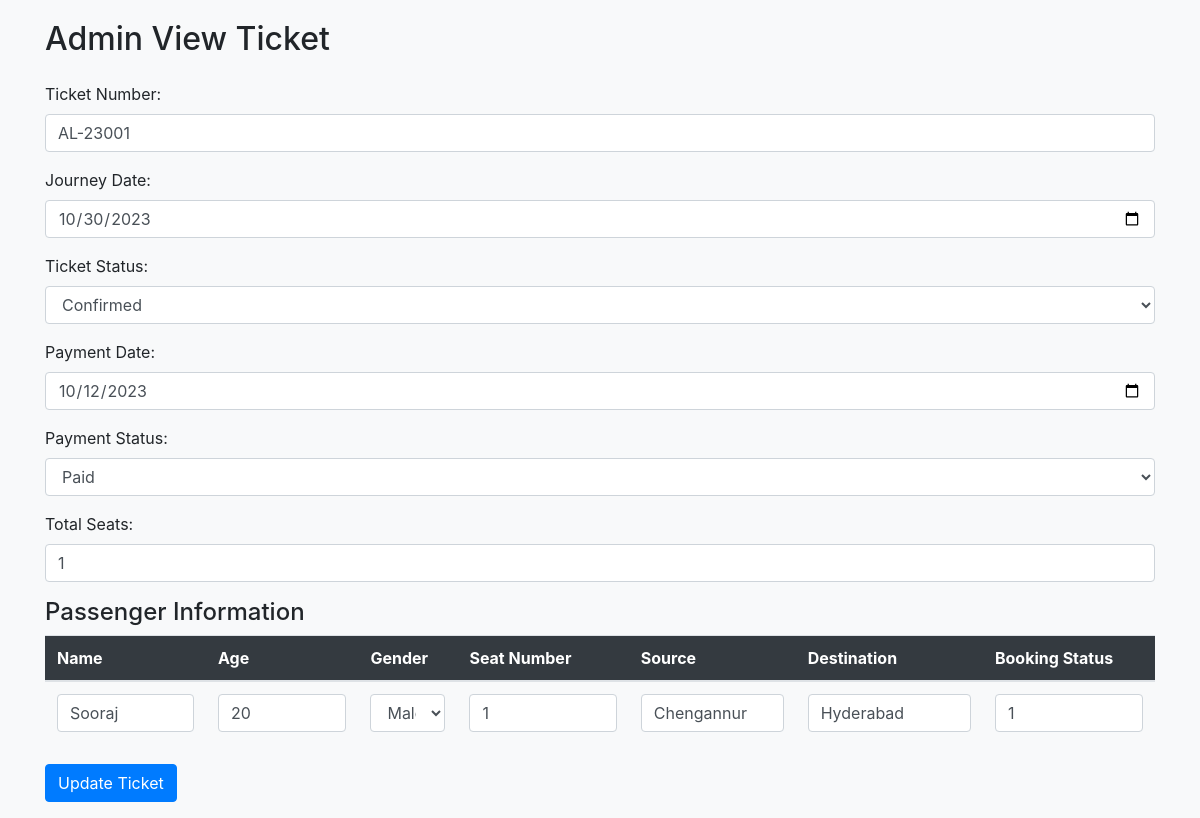
The page /admin_view_ticket.php?ticket_id=1 (signed in) on the database its author committed.
### tables this page shows
CREATE TABLE `tbl_ticket` (
  `Ticket_id` int(5) NOT NULL,
  `Customer_id` int(5) DEFAULT NULL,
  `Booking_master_id` int(5) DEFAULT NULL,
  `Payment_id` int(5) DEFAULT NULL,
  `Ticket_number` varchar(10) NOT NULL,
  `Journey_date` date NOT NULL,
  `Journey_stime` time NOT NULL,
  `Journey_etime` time NOT NULL,
  `Ticket_status` tinyint(1) NOT NULL
);

CREATE TABLE `tbl_payment` (
  `Payment_id` int(5) NOT NULL,
  `Booking_master_id` int(5) DEFAULT NULL,
  `Card_id` int(5) DEFAULT NULL,
  `Payment_date` date NOT NULL,
  `Refund_amount` decimal(5,0) NOT NULL,
  `Payment_status` tinyint(1) NOT NULL
);

CREATE TABLE `tbl_booking_master` (
  `Booking_master_id` int(5) NOT NULL,
  `Customer_id` int(5) DEFAULT NULL,
  `Bus_route_id` int(5) DEFAULT NULL,
  `Farestage_id` int(5) DEFAULT NULL,
  `Booking_date` date NOT NULL,
  `Total_fare` decimal(7,0) NOT NULL,
  `Distance` decimal(5,0) NOT NULL,
  `Total_seats` decimal(2,0) NOT NULL
);

CREATE TABLE `tbl_booking_child` (
  `Booking_child_id` int(5) NOT NULL,
  `Booking_master_id` int(5) DEFAULT NULL,
  `Passenger_name` varchar(20) NOT NULL,
  `Age` decimal(2,0) NOT NULL,
  `Gender` varchar(1) NOT NULL,
  `Seat_number` decimal(2,0) NOT NULL,
  `Sstop_no` decimal(2,0) NOT NULL,
  `Dstop_no` decimal(2,0) NOT NULL,
  `Source` varchar(20) NOT NULL,
  `Destination` varchar(20) NOT NULL,
  `Booking_status` tinyint(1) NOT NULL
);

### admin_view_ticket.php (the view, shortened to what this page needs)
<?php
include 'Dbconnect.php';
if (isset($_GET['ticket_id'])) {
    $ticket_id = $_GET['ticket_id'];
    $ticketDetailsSql = "SELECT t.*, p.Payment_date, p.Payment_status FROM tbl_ticket t
                        JOIN tbl_payment p ON t.Payment_id = p.Payment_id
                        WHERE t.Ticket_id = $ticket_id";
    $ticketDetailsResult = $conn->query($ticketDetailsSql);
    if ($ticketDetailsResult->num_rows > 0) {
        $ticketDetails = $ticketDetailsResult->fetch_assoc();
        $ticket_number = $ticketDetails['Ticket_number'];
        $journey_date = $ticketDetails['Journey_date'];
        $ticket_status = $ticketDetails['Ticket_status'];
        $payment_date = $ticketDetails['Payment_date'];
        $payment_status = $ticketDetails['Payment_status'];
        $booking_master_id = $ticketDetails['Booking_master_id'];
        $passengerDetailsSql = "SELECT * FROM tbl_booking_child WHERE Booking_master_id = $booking_master_id";
        $passengerDetailsResult = $conn->query($passengerDetailsSql);
        $bookingMasterDetailsSql = "SELECT Total_seats FROM tbl_booking_master WHERE Booking_master_id = $booking_master_id";
        $bookingMasterDetailsResult = $conn->query($bookingMasterDetailsSql);
        $bookingMasterDetails = $bookingMasterDetailsResult->fetch_assoc();
        $total_seats = $bookingMasterDetails['Total_seats'];
    } else {
        echo 'Ticket not found.';
        exit();
    }
} else {
    echo 'Ticket ID not provided.';
    exit();
}
?>
<!DOCTYPE html>
<html>
<head>
    <link rel="stylesheet" href="https://maxcdn.bootstrapcdn.com/bootstrap/4.5.2/css/bootstrap.min.css">
</head>
<body>
    <div class="container">
        <h2 class="mb-4">Admin View Ticket</h2>
        <form method="post">
            <div class="form-group">
                <label for="ticket_number">Ticket Number:</label>
                <input type="text" class="form-control" name="ticket_number" value="<?php echo $ticket_number; ?>">
            </div>
            <div class="form-group">
                <label for="journey_date">Journey Date:</label>
                <input type="date" class="form-control" name="journey_date" value="<?php echo $journey_date; ?>">
            </div>
            <div class="form-group">
                <label for="ticket_status">Ticket Status:</label>
                <select class="form-control status-dropdown" name="ticket_status">
                    <option value="1" <?php if ($ticket_status === '1') echo 'selected'; ?>>Confirmed</option>
                </select>
            </div>
            <div class="form-group">
                <label for="payment_date">Payment Date:</label>
                <input type="date" class="form-control" name="payment_date" value="<?php echo $payment_date; ?>">
            </div>
            <div class="form-group">
                <label for="payment_status">Payment Status:</label>
                <select class="form-control status-dropdown" name="payment_status">
                    <option value="1" <?php if ($payment_status === '1') echo 'selected'; ?>>Paid</option>
                </select>
            </div>
            <div class="form-group">
                <label for="total_seats">Total Seats:</label>
                <input type="number" class="form-control" name="total_seats" value="<?php echo $total_seats; ?>">
            </div>
            <div class="passenger-info">
                <h4>Passenger Information</h4>
                <table class="table passenger-table">
                    <thead>
                        <tr>
                            <th>Name</th>
                            <th>Age</th>
                            <th>Gender</th>
                            <th>Seat Number</th>
                            <th>Source</th>
                            <th>Destination</th>
                            <th>Booking Status</th>
                        </tr>
                    </thead>
                    <tbody>
                        <?php while ($passenger = $passengerDetailsResult->fetch_assoc()) { ?>
                            <tr>
                                <td><input type="text" class="form-control" name="passengers[<?php echo $passenger['Booking_child_id']; ?>][name]" value="<?php echo $passenger['Passenger_name']; ?>"></td>
                                <td><input type="number" class="form-control" name="passengers[<?php echo $passenger['Booking_child_id']; ?>][age]" value="<?php echo $passenger['Age']; ?>"></td>
                                <td>
                                    <select class="form-control" name="passengers[<?php echo $passenger['Booking_child_id']; ?>][gender]">
                                        <option value="M" <?php if ($passenger['Gender'] === 'M') echo 'selected'; ?>>Male</option>
                                    </select>
                                </td>
                                <td><input type="number" class="form-control" name="passengers[<?php echo $passenger['Booking_child_id']; ?>][seat_number]" value="<?php echo $passenger['Seat_number']; ?>"></td>
                                <td><input type="text" class="form-control" name="passengers[<?php echo $passenger['Booking_child_id']; ?>][source]" value="<?php echo $passenger['Source']; ?>"></td>
                                <td><input type="text" class="form-control" name="passengers[<?php echo $passenger['Booking_child_id']; ?>][destination]" value="<?php echo $passenger['Destination']; ?>"></td>
                                <td><input type="number" class="form-control" name="passengers[<?php echo $passenger['Booking_child_id']; ?>][Booking_status]" value="<?php echo $passenger['Booking_status']; ?>"></td>
                            </tr>
                        <?php } ?>
                    </tbody>
                </table>
            </div>
            <button type="submit" class="btn btn-primary">Update Ticket</button>
        </form>
    </div>
</body>
</html>

### Dbconnect.php (style rules this page uses)
body { user-select: none; }

### admin_view_ticket.php (style rules this page uses)
body { background-color: #f8f9fa; }
.container { margin-top: 20px; }
.passenger-table { width: 100%; margin-bottom: 20px; }
.passenger-table th { background-color: #343a40; color: white; }
.passenger-table td { vertical-align: middle; }
.status-dropdown { width: 100%; }

### rows shown on the page
tbl_ticket: ticket_number "AL-23001", journey_date "10/30/2023", ticket_status "Confirmed", payment_date "10/12/2023"
tbl_payment: payment_status "Paid"
tbl_booking_master: total_seats "1"
tbl_booking_child: Passenger_name "Sooraj", Age "20", Gender+Booking_child_id "Male", Booking_child_id+Seat_number "1", Source "Chengannur", Destination "Hyderabad", Booking_child_id+Booking_status "1"
